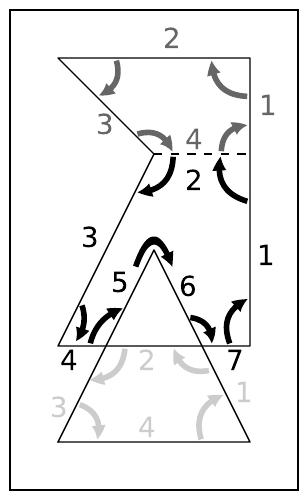

Python code for this plot:
# -*- coding: utf-8 -*-
import matplotlib.pyplot as plt
from matplotlib.path import Path
import matplotlib.patches as patches
from math import sin, cos, pi
import math
from common import *

fig = plt.figure()

g = fig.add_subplot(1, 1, 1)

def degrees(p, center):
    return  math.degrees((p - center).angle())

def draw_arc(arc):
    angle0 = degrees(arc.a, arc.center)
    angle1 = degrees(arc.b, arc.center)
    width = 2*arc.radius()
    if arc.clockwise:
        angle1, angle0 = angle0, angle1
    g.add_patch(patches.Arc(arc.center, width, width, 0.0, angle0, angle1))

def draw_line(a, b, ls='-'):
    plt.plot([a.x, b.x], [a.y, b.y], ls=ls, color='black')

def draw_dot(p):
    plt.plot([p.x], [p.y], 'o', lw=1, color='gray', ms=10)

x0 = [150, 200, 200, 200,   0, 100,   0,  50, 150]
y0 = [100, 100, 300, 400, 400, 300, 100, 100, 100]
x1 = [0, 200, 150, 100,  50, 0]
y1 = [0,   0, 100, 200, 100, 0]
x2 = [100, 200]
y2 = [300, 300]


plt.plot(x0, y0, '-', color='black')
plt.plot(x1, y1, '-', color='black')
plt.plot(x2, y2, '--', color='black')

def arrow(x0, y0, x1, y1, fc="0.0", angle='-0.5'):
    g.annotate(
        '',
        xytext=(x0, y0),
        xy=(x1, y1),
        xycoords='data',
        textcoords='data',
        size=20,
        arrowprops=dict(arrowstyle="simple",
            fc=fc, ec="none",
            connectionstyle="arc3,rad=" + angle
        ),
    )

arrow(200, 360, 160, 400, "0.4")
arrow(60, 400, 40, 360, "0.4")
arrow(80, 320, 120, 300, "0.4")
arrow(170, 300, 200, 330, "0.4")

arrow(200, 250, 170, 300)
arrow(120, 300, 80, 260)
arrow(24, 145, 17, 103, angle="-0.3")
arrow(33, 100, 70, 140, angle="-0.3")
arrow(80, 180, 120, 180, angle='-1.5')
arrow(135, 130, 160, 100)
arrow(180, 100, 200, 150)

arrow(150, 0, 175, 50, "0.8")
arrow(160, 75, 120, 100, "0.8")
arrow(70, 100, 30, 65, "0.8")
arrow(20, 40, 40, 0, "0.8")

g.text(210, 340, "1", fontsize=20, color='0.4')
g.text(110, 410, "2", fontsize=20, color='0.4')
g.text( 40, 320, "3", fontsize=20, color='0.4')
g.text(133, 305, "4", fontsize=20, color='0.4')

g.text(208, 184, "1", fontsize=20)
g.text(133, 262, "2", fontsize=20)
g.text(24, 203, "3", fontsize=20)
g.text(3, 74, "4", fontsize=20)
g.text(56, 156, "5", fontsize=20)
g.text(127, 152, "6", fontsize=20)
g.text(175, 75, "7", fontsize=20)

g.text(185, 41, "1", fontsize=20, color='0.8')
g.text(84, 75, "2", fontsize=20, color='0.8')
g.text(-8, 26, "3", fontsize=20, color='0.8')
g.text(84, 5, "4", fontsize=20, color='0.8')

g.set_xlim(-50, 250)
g.set_ylim(-50, 450)
g.set_aspect(1)
g.xaxis.set_visible(False)
g.yaxis.set_visible(False)

#plt.show()
plt.savefig("faces.pdf", bbox_inches="tight")
